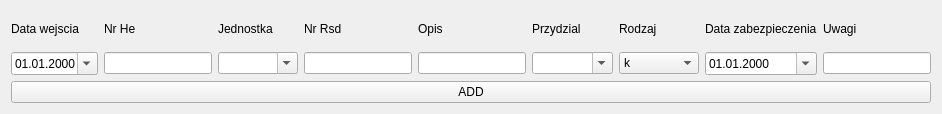
<?xml version="1.0" encoding="UTF-8"?>
<ui version="4.0">
 <class>CaseInAddWidget</class>
 <widget class="QWidget" name="CaseInAddWidget">
  <property name="geometry">
   <rect>
    <x>0</x>
    <y>0</y>
    <width>942</width>
    <height>114</height>
   </rect>
  </property>
  <property name="windowTitle">
   <string>Form</string>
  </property>
  <layout class="QGridLayout" name="gridLayout">
   <item row="0" column="0">
    <widget class="QLabel" name="label">
     <property name="text">
      <string>Data wejscia</string>
     </property>
    </widget>
   </item>
   <item row="0" column="1">
    <widget class="QLabel" name="label_2">
     <property name="text">
      <string>Nr He</string>
     </property>
    </widget>
   </item>
   <item row="0" column="2">
    <widget class="QLabel" name="label_3">
     <property name="text">
      <string>Jednostka</string>
     </property>
    </widget>
   </item>
   <item row="0" column="3">
    <widget class="QLabel" name="label_4">
     <property name="text">
      <string>Nr Rsd</string>
     </property>
    </widget>
   </item>
   <item row="0" column="4">
    <widget class="QLabel" name="label_5">
     <property name="text">
      <string>Opis</string>
     </property>
    </widget>
   </item>
   <item row="0" column="5">
    <widget class="QLabel" name="label_6">
     <property name="text">
      <string>Przydzial</string>
     </property>
    </widget>
   </item>
   <item row="0" column="6">
    <widget class="QLabel" name="label_7">
     <property name="text">
      <string>Rodzaj</string>
     </property>
    </widget>
   </item>
   <item row="0" column="7">
    <widget class="QLabel" name="label_8">
     <property name="text">
      <string>Data zabezpieczenia</string>
     </property>
    </widget>
   </item>
   <item row="0" column="8">
    <widget class="QLabel" name="label_9">
     <property name="text">
      <string>Uwagi</string>
     </property>
    </widget>
   </item>
   <item row="1" column="0">
    <widget class="QDateEdit" name="dateIn">
     <property name="sizePolicy">
      <sizepolicy hsizetype="Minimum" vsizetype="Fixed">
       <horstretch>0</horstretch>
       <verstretch>0</verstretch>
      </sizepolicy>
     </property>
     <property name="displayFormat">
      <string>dd.MM.yyyy</string>
     </property>
     <property name="calendarPopup">
      <bool>true</bool>
     </property>
    </widget>
   </item>
   <item row="1" column="1">
    <widget class="QLineEdit" name="edHe">
     <property name="sizePolicy">
      <sizepolicy hsizetype="Minimum" vsizetype="Fixed">
       <horstretch>0</horstretch>
       <verstretch>0</verstretch>
      </sizepolicy>
     </property>
    </widget>
   </item>
   <item row="1" column="2">
    <widget class="QComboBox" name="comboStation">
     <property name="sizePolicy">
      <sizepolicy hsizetype="Minimum" vsizetype="Fixed">
       <horstretch>0</horstretch>
       <verstretch>0</verstretch>
      </sizepolicy>
     </property>
     <property name="editable">
      <bool>true</bool>
     </property>
    </widget>
   </item>
   <item row="1" column="3">
    <widget class="QLineEdit" name="edRsd">
     <property name="sizePolicy">
      <sizepolicy hsizetype="Minimum" vsizetype="Fixed">
       <horstretch>0</horstretch>
       <verstretch>0</verstretch>
      </sizepolicy>
     </property>
    </widget>
   </item>
   <item row="1" column="4">
    <widget class="QLineEdit" name="edDesc">
     <property name="sizePolicy">
      <sizepolicy hsizetype="Minimum" vsizetype="Fixed">
       <horstretch>0</horstretch>
       <verstretch>0</verstretch>
      </sizepolicy>
     </property>
    </widget>
   </item>
   <item row="1" column="5">
    <widget class="QComboBox" name="comboStaff">
     <property name="sizePolicy">
      <sizepolicy hsizetype="Minimum" vsizetype="Fixed">
       <horstretch>0</horstretch>
       <verstretch>0</verstretch>
      </sizepolicy>
     </property>
     <property name="editable">
      <bool>true</bool>
     </property>
    </widget>
   </item>
   <item row="1" column="6">
    <widget class="QComboBox" name="comboType">
     <property name="sizePolicy">
      <sizepolicy hsizetype="Minimum" vsizetype="Fixed">
       <horstretch>0</horstretch>
       <verstretch>0</verstretch>
      </sizepolicy>
     </property>
     <item>
      <property name="text">
       <string>k</string>
      </property>
     </item>
     <item>
      <property name="text">
       <string>w</string>
      </property>
     </item>
     <item>
      <property name="text">
       <string>u</string>
      </property>
     </item>
     <item>
      <property name="text">
       <string>uk</string>
      </property>
     </item>
     <item>
      <property name="text">
       <string>r</string>
      </property>
     </item>
    </widget>
   </item>
   <item row="1" column="7">
    <widget class="QDateEdit" name="dateProtect">
     <property name="sizePolicy">
      <sizepolicy hsizetype="Minimum" vsizetype="Fixed">
       <horstretch>0</horstretch>
       <verstretch>0</verstretch>
      </sizepolicy>
     </property>
     <property name="displayFormat">
      <string>dd.MM.yyyy</string>
     </property>
     <property name="calendarPopup">
      <bool>true</bool>
     </property>
    </widget>
   </item>
   <item row="1" column="8">
    <widget class="QLineEdit" name="edNotice">
     <property name="sizePolicy">
      <sizepolicy hsizetype="Minimum" vsizetype="Fixed">
       <horstretch>0</horstretch>
       <verstretch>0</verstretch>
      </sizepolicy>
     </property>
    </widget>
   </item>
   <item row="2" column="0" colspan="9">
    <widget class="QPushButton" name="btnAdd">
     <property name="text">
      <string>ADD</string>
     </property>
    </widget>
   </item>
  </layout>
 </widget>
 <resources/>
 <connections/>
</ui>
